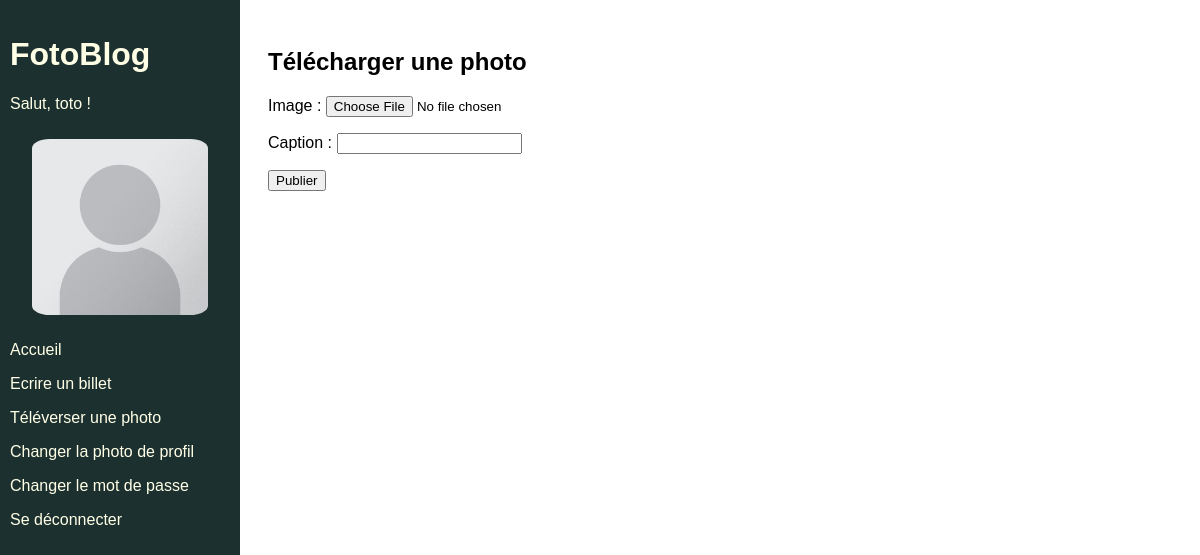
The app's page /photo/upload/ (signed in), older data.
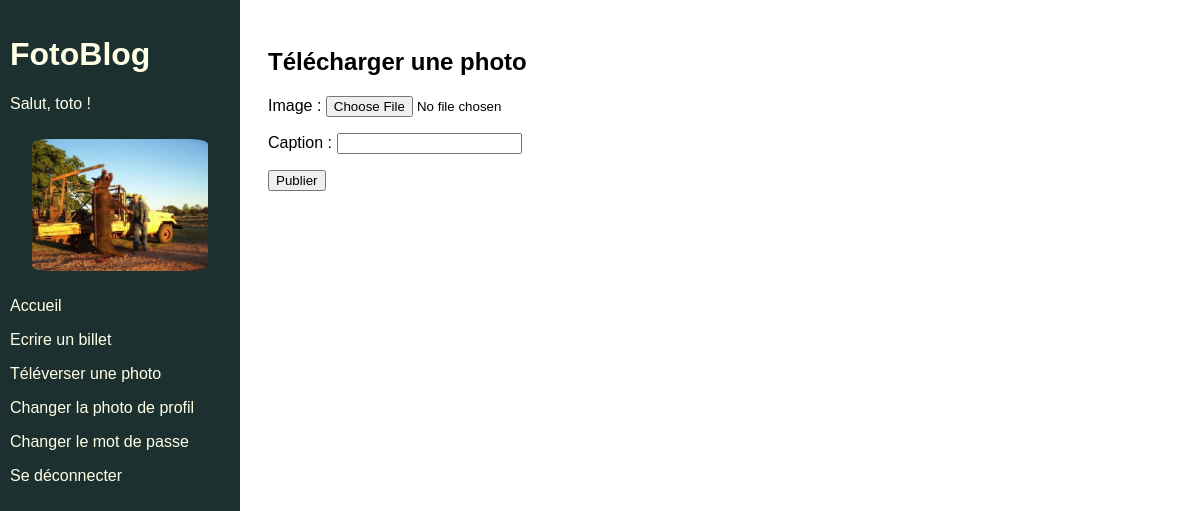
The same page, newer data.
### authentication/models.py (models this page shows)
class User(AbstractUser):
    CREATOR = 'CREATOR'
    SUBSCRIBER = 'SUBSCRIBER'
    ROLE_CHOICES = (
        (CREATOR, 'Créateur'),
        (SUBSCRIBER, 'Abonné')
    )
    profile_photo = models.ImageField(verbose_name='Photo de profil')
    role = models.CharField(max_length=30, choices=ROLE_CHOICES, verbose_name='Rôle')

### blog/views.py (the view, shortened to what this page needs)
# urls.py: path('photo/upload/', blog.views.PhotoUploadPageView.as_view(), name="photo_upload"),
class PhotoUploadPageView(View, LoginRequiredMixin): # LoginRequiredMixin restrict access to authenticate users in class view
    template_name = "blog/photo_upload.html"
    form_class = forms.PhotoForm
    def get(self, request):
        form = self.form_class()
        return render(
            request,
            self.template_name,
            context={"form": form}
        )

### blog/forms.py
class PhotoForm(forms.ModelForm):
    class Meta:
        model = models.Photo
        fields = ('image', 'caption')

### blog/templates/blog/photo_upload.html (shortened to what this page needs)
{% extends 'base.html' %}
{% block content %}
    <h2>Télécharger une photo</h2>
    <form method="post" enctype="multipart/form-data">
        {{ form.as_p }}
        <button type="submit">Publier</button>
    </form>
{% endblock content %}

### templates/base.html (shortened to what this page needs)
{% load static %}
<html>
    <head>
        <link rel="stylesheet" href="{% static 'app.css' %}">
    </head>
    <body>
        <div class="sidebar">
            <h1>FotoBlog</h1>
            {% if user.is_authenticated %}
                <p>Salut, {{ user }} !</p>
                {% if user.profile_photo %}
                    <img class="avatar" src="{{ user.profile_photo.url }}">
                {% else %}
                    <img class="avatar" src="{% static 'images/default_profile.png'%}">
                {% endif %}
                <p><a href="{% url 'home' %}">Accueil</a></p>
                <p><a href="{% url 'blog_create' %}">Ecrire un billet</a></p>
                <p><a href="{% url 'photo_upload' %}">Téléverser une photo</a></p>
                <p><a href="{% url 'upload_profile_photo' %}">Changer la photo de profil</a></p>
                <p><a href="{% url 'password_change' %}">Changer le mot de passe</a></p>
                <p><a href="{% url 'logout' %}">Se déconnecter</a></p>
            {% endif %}
        </div>
        <div class="main">
            {% block content %}
            {% endblock content %}
        </div>
    </body>
</html>

Row changes from the older to the newer data that the page shows:
changed User "toto": profile_photo: picture added
